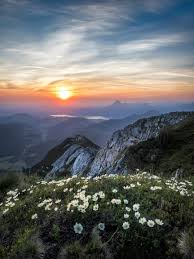
%> input picture DIP/DIP_Lab_406/Lab/353_lab_05/Lab_05_MATLAB/nature.jpeg, 194 x 259 px
$ octave Prewitt.m   (GNU Octave 9; MATLAB toolbox functions it lacks are replaced by stand-ins)
%> lines starting %> are read from the running program, lines starting %| are printed output that depends on the picture
I = imread('nature.jpeg');
%> I is the input picture: size 259x194x3 uint8; mean R, G, B 101.1, 103.3, 104.3
I_gray = rgb2gray(I);
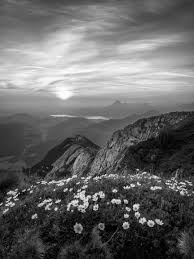
%> I_gray: size 259x194 uint8; min 0, max 254, mean 102.8
Gx = [-1 0 1; -1 0 1; -1 0 1];
Gy = [-1 -1 -1; 0 0 0; 1 1 1];
Ix = imfilter(double(I_gray), Gx);
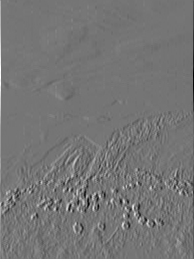
%> Ix: size 259x194 double; min -544, max 637, mean -0.3; drawn with min black and max white
Iy = imfilter(double(I_gray), Gy);
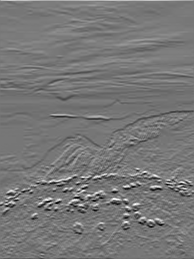
%> Iy: size 259x194 double; min -471, max 532, mean -0.7; drawn with min black and max white
PrewittEdge = sqrt(Ix.^2 + Iy.^2);
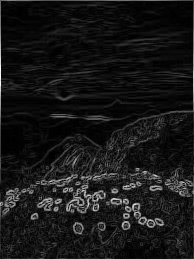
%> PrewittEdge: size 259x194 double; min 0, max 637.1, mean 58.4; drawn with min black and max white
figure;
subplot(1, 2, 1), imshow(I), title('Original Image');
subplot(1, 2, 2), imshow(uint8(PrewittEdge)), title('Edge Detection using Prewitt Operator');
%> after `imshow(uint8(PrewittEdge))`:
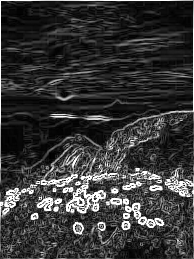
%> displayed picture: size 259x194, on the screen's scale of 0 to 255; min 0, max 255, mean 55.1
